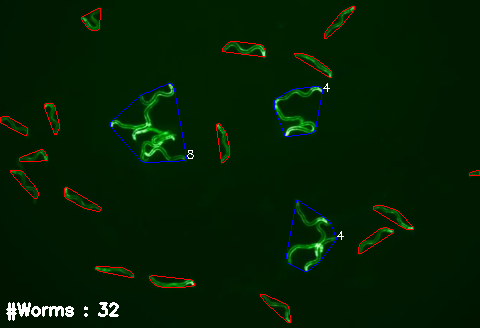
#> input picture Example1.png, 480 x 328 px
$ python CL_Count.py --image Example1.png   (older library calls are emulated)
#> lines starting #> are read from the running program, lines starting #| are printed output that depends on the picture; after the words box and inside, x2 and y2 are one past the last pixel; in counts of white or black regions, pixels touching at a corner belong together
# -*- coding: utf-8 -*-
"""
C.elegans counter

    Count number of worms on a given picture

    python worm_counter.py -i [imagefile] -o [imagefile]

@author: François-Xavier Stubbe
"""

#----------------------------------------------------------------------------------------------------------------------

import numpy as np
from statistics import median
import argparse
import imutils
import cv2
import warnings
import sys
import os.path

#-----------------------------------------------------------------------------------------------------------------------
"""
Construct the argument parse and parse the arguments
"""
parser = argparse.ArgumentParser()
parser.add_argument("-i", "--image", required=True,
    help="path to the input image")
parser.add_argument("-o", "--output", required=False,
    help="path to the output image")
parser.add_argument("-c", "--colormode", required = False,
    help="Choose the color mode, default is GFP" )
parser.add_argument("-v", "--RGBvector", required = False,
    help="path to a file containing upper and lower RGB vector (number,number,number)" )
args = vars(parser.parse_args())

#If input file does not exist, exit
if os.path.exists(args["image"]) is False:
	print('Path to input file is not valid')
	sys.exit(0)


#----------------------------------------------------------------------------------------------------------------------
"""
Loading Image
"""

# load the image
image_orig = cv2.imread(args["image"])
#> image_orig is the input picture: shape (328, 480, 3); mean B, G, R 3.2, 31.2, 3.9
height_orig, width_orig = image_orig.shape[:2]
#> height_orig = 328; width_orig = 480

# output image with contours
image_contours = image_orig.copy()
#----------------------------------------------------------------------------------------------------------------------
"""
Detecting worms ; The detection is performed by color (given as a GBR vector)
"""
#Initialize the counter
counter = 0

# copy of original image
image_to_process = image_orig.copy()

#---------------------------------------------------------------------------------------------------------------------
"""
Initialize the color mode, default is GFP
"""

colormode = args["colormode"]
RGBvector = args["RGBvector"]

if colormode is None:
    color ='GFP'
if colormode == 'GFP':
	color = 'GFP'
if colormode == 'mCherry':
	color = 'mCherry'
if RGBvector is not None:
	print('Running with custom RGB vectors')
	color = 'Custom'
#else:
    #color = colormode

if color is None:
	print('Error, no color mode selected')
	sys.exit(0)

# define NumPy arrays of color boundaries (GBR vectors)
if color == 'GFP':
    lower = np.array([ 0, 51,  0])
    upper = np.array([181, 252, 184])
    print('Running in GFP color mode')
if color == 'mCherry':
    lower = np.array([ 0, 0,  68])
    upper = np.array([4, 1, 220])
    print('Running in mCherry color mode')
if color == 'Custom':
    with open(RGBvector) as vectorfile:
        data=[[float(x) for x in line.strip().split(',')] for line in  vectorfile]
        lower = np.array(data[0])
        upper = np.array(data[1])

if color not in ['GFP', 'mCherry', 'Custom'] :
    print(str(color) + ' is not a defined colormode. Available colormode are GFP, mCherry and Custom')
    sys.exit(0)

# find the colors within the specified boundaries
image_mask = cv2.inRange(image_to_process, lower, upper)
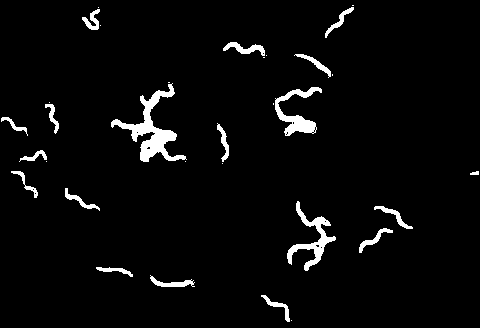
#> image_mask: shape (328, 480); 3.7% white; 32 white regions (13 under 20 px), largest, box (x1, y1, x2, y2) and area: (111, 83, 187, 162) 1570, (287, 201, 336, 271) 856, (275, 87, 322, 136) 792
# apply the mask
image_res = cv2.bitwise_and(image_to_process, image_to_process, mask = image_mask)
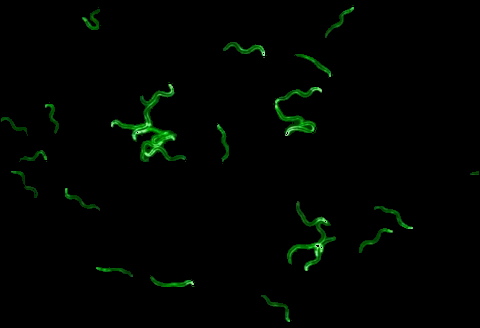
#> image_res: shape (328, 480, 3); mean B, G, R 0.7, 3.8, 0.6

## load the image, convert it to grayscale, and blur it slightly
image_gray = cv2.cvtColor(image_res, cv2.COLOR_BGR2GRAY)
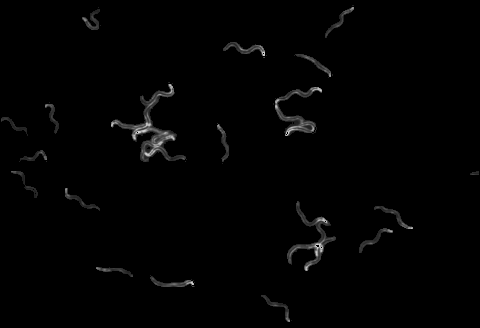
#> image_gray: shape (328, 480); min 0, max 219, mean 2.5
image_gray = cv2.GaussianBlur(image_gray, (5, 5), 0)

# perform edge detection, then perform a dilation + erosion to close gaps in between object edges
image_edged = cv2.Canny(image_gray, 50, 100)
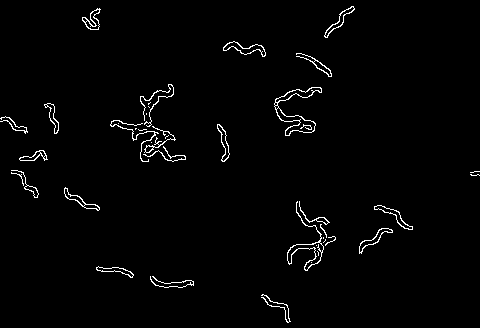
#> image_edged: shape (328, 480); 1.8% white in thin lines or dots
image_edged = cv2.dilate(image_edged, None, iterations=1)
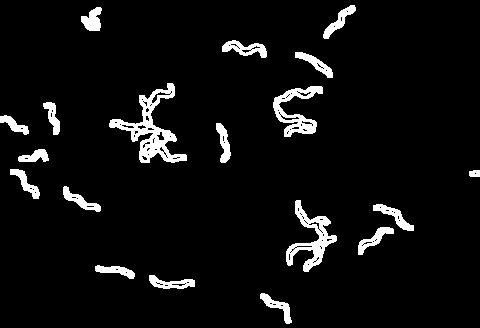
#> image_edged: shape (328, 480); 5.6% white; 19 white regions, largest, box (x1, y1, x2, y2) and area: (109, 83, 187, 163) 1804, (286, 200, 337, 272) 1194, (273, 86, 323, 137) 1006
image_edged = cv2.erode(image_edged, None, iterations=1)
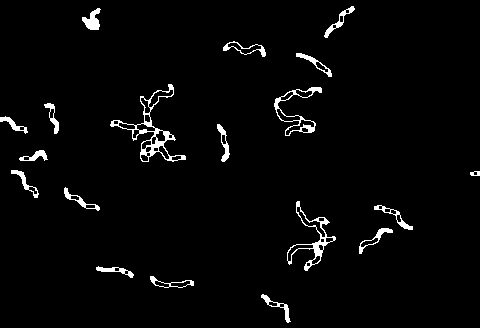
#> image_edged: shape (328, 480); 2.8% white; 19 white regions

# find contours in the edge map
cnts = cv2.findContours(image_edged.copy(), cv2.RETR_EXTERNAL, cv2.CHAIN_APPROX_SIMPLE)
#> cnts = 19 contours; largest, box (x1, y1, x2, y2) and area: (110, 84, 186, 162) 1364, (287, 201, 336, 271) 776, (274, 87, 322, 136) 670, (223, 41, 266, 57) 246, (150, 276, 194, 288) 198
cnts = cnts[0] if imutils.is_cv2() else cnts[1]

#-----------------------------------------------------------------------------------------------------------------------
"""
We cannot distinguish touching worms. Based on the median worm' surface, we divide "big" worms into smaller ones
to get a more accurate count
"""

with warnings.catch_warnings(): #Here we expect to see a RuntimeWarning
    warnings.simplefilter("ignore", category=RuntimeWarning) #We do not want to output the warning
    array = np.array([cv2.contourArea(worm) for worm in cnts if cv2.contourArea(worm) < 300 ])
#> array = [161.5, 198, 138, 187.5, 193, 177, 32, 151, 126.5, 163, 123, 138.5, 178, 245.5, 195.5, 180.5]
    if array.size == 0: #There is a statistical error if the array is empty
        array = np.zeros(1) #Ff the array is empty, we make an array containing a 0
    else : #We make an array containing the values in range of 25% around the median
        med = median(array)
#> med = 170
        array = array[(array < ((med + (0.25*med))))]
#> array = [161.5, 198, 138, 187.5, 193, 177, 32, 151, 126.5, 163, 123, 138.5, 178, 195.5, 180.5]
        array = array[(array > ((med - (0.25*med))))]
#> array = [161.5, 198, 138, 187.5, 193, 177, 151, 163, 138.5, 178, 195.5, 180.5]

#------------------------------------------------------------------------------------------------------------------------
"""
We loop over each contours, if it's too big we divide it by the mean of the array previously made (centered around the median)
We write on the output file in how many worms it has been divided
"""
# loop over the contours individually
for c in cnts:
    #print(cv2.contourArea(c))
    #if the contour is not sufficiently large, ignore it
    if cv2.contourArea(c) > 1.5*np.mean(array) :
        mean = round(cv2.contourArea(c)/np.mean(array))
        counter += mean
        hull = cv2.convexHull(c)
        cv2.drawContours(image_contours,[hull],0,(255,0,0),1)
        cv2.putText(image_contours, "{:.0f}".format(round(cv2.contourArea(c))/np.mean(array)), (int(hull[0][0][0]), int(hull[0][0][1])), cv2.FONT_HERSHEY_SIMPLEX, 0.4, (255, 255, 255), 1)
        continue

    # compute the Convex Hull of the contour
    hull = cv2.convexHull(c)

    # prints contours in red color
    cv2.drawContours(image_contours,[hull],0,(0,0,255),1)

    counter += 1
#> this loop made 19 passes
#> (mean, counter) on passes 6, 14, 15: (5, 10), (4, 21), (8, 29)
#> counter on passes 1, 2, 3, 4, 5, 7: 1, 2, 3, 4, 5, 11
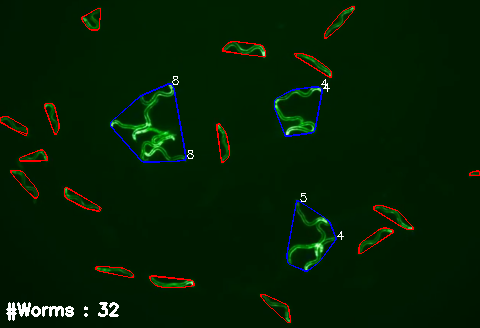
#> image_contours: shape (328, 480, 3); 0.49% of pixels changed, all inside (x1, y1, x2, y2) = (1, 7, 479, 318)
#> after the loop, counter = 33

# Print the number of womrs
counter = int(counter)
print("#worms : ",counter, "\n")
#| #worms :  33
cv2.putText(image_contours, "#Worms : " + str(counter), (5,315), cv2.FONT_HERSHEY_SIMPLEX, 0.55, (255, 255, 255), 2)
#> image_contours: shape (328, 480, 3); 0.02% of pixels changed, all inside (x1, y1, x2, y2) = (109, 302, 119, 315)

# Writes the output image if a path is specified
if args["output"] is None:
	sys.exit(0)
#> (the program exits here)
